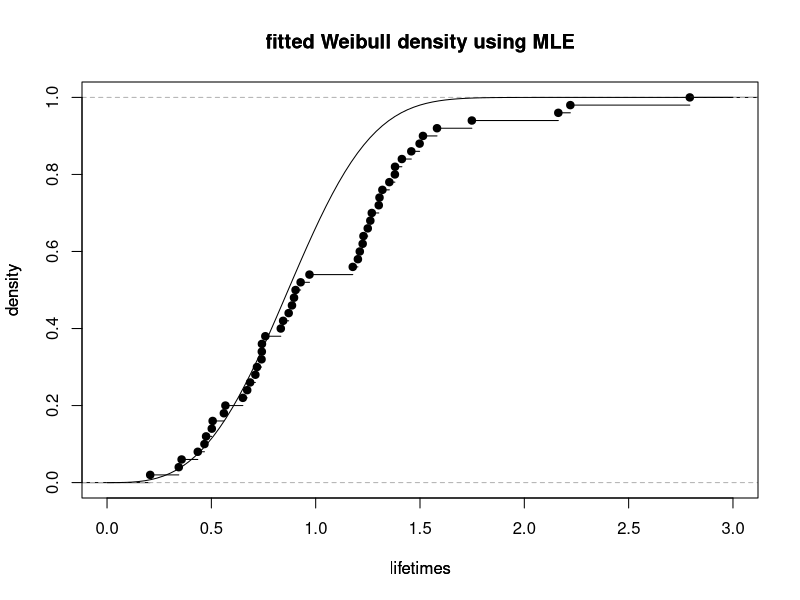

Source code (R):
set.seed(1234)

alpha = 1.5   # shape
beta = 1    # scale	

n = 50
x=rweibull(n, alpha, beta)
y=sort(x, decreasing = FALSE)
l<-length(y)
k=head(y,35)
m<-length(k)
T<-0.89
logL = function(x){
     -sum((pweibull(k, shape = x[1], scale = x[2], log = TRUE)))*(1-dweibull(T, shape = x[1], scale = x[2], log = TRUE))**(l-m)
}

y.mle = nlm(logL, c(shape = 0.1, scale = 0.1), hessian = TRUE)
y.mle
# pdf and cdf plots fitted weibull model
plot(ecdf(y),xlab = "lifetimes", 
      ylab = "density", main = "fitted Weibull density using MLE",axes=FALSE)
par(new=TRUE)
plot(function(y) pweibull(y, shape = y.mle$estimate[1], 
      scale = y.mle$estimate[2]), 0, 3, xlab = "lifetimes", 
      ylab = "density", main = "fitted Weibull density using MLE")


